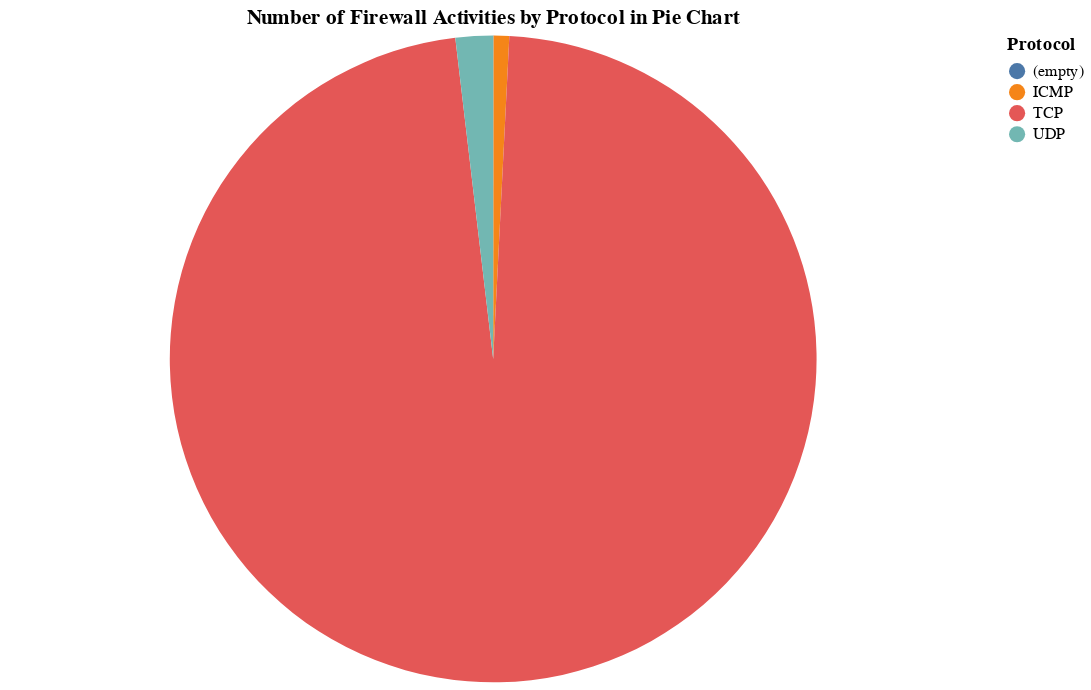

The code cell stored with this chart in its notebook:
### Code cell
alt.Chart(df_group2).mark_arc().encode(
    theta='Count:Q',
    color='Protocol:N',
    tooltip=['Protocol', 'Count:Q']
).properties(
    width=600,
    height=400,
    title='Number of Firewall Activities by Protocol in Pie Chart'
)

### Figure 1 — Vega-Lite specification as saved in the notebook (floating-point values rounded to 4 significant figures)
{"config": {"view": {"continuousWidth": 300, "continuousHeight": 300}}, "data": {"name": "data-542636d6594211f8a5131e42c6d8035d"}, "mark": {"type": "arc"}, "encoding": {"color": {"field": "Protocol", "type": "nominal"}, "theta": {"field": "Count", "type": "quantitative"}, "tooltip": [{"field": "Protocol", "type": "nominal"}, {"field": "Count", "type": "quantitative"}]}, "height": 400, "title": "Number of Firewall Activities by Protocol in Pie Chart", "width": 600, "$schema": "https://vega.github.io/schema/vega-lite/v5.8.0.json", "datasets": {"data-542636d6594211f8a5131e42c6d8035d": [{"Protocol": "(empty)", "Count": 1919}, {"Protocol": "ICMP", "Count": 99564}, {"Protocol": "TCP", "Count": 12405354}, {"Protocol": "UDP", "Count": 238360}]}}
